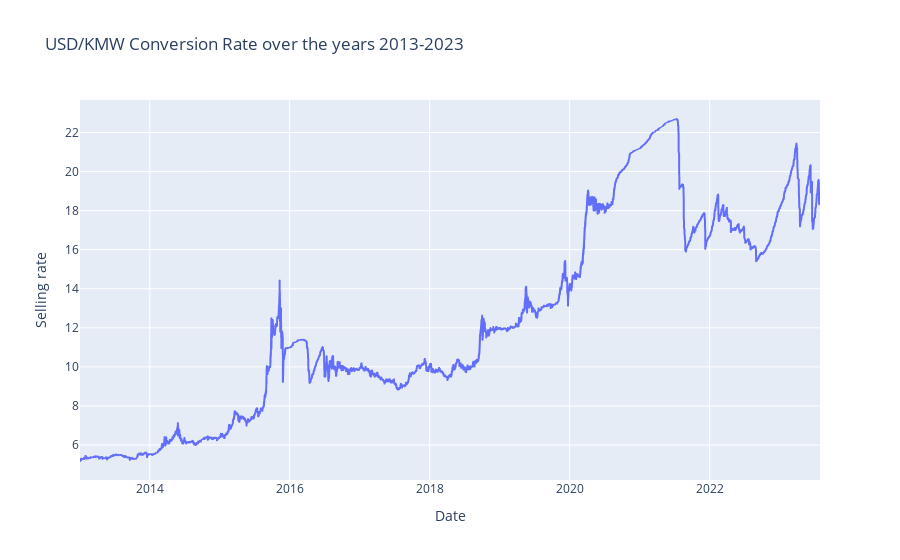

Write notebook code for a chart like this one.
### Markdown cell above
Below graph shows the overrall exchange rate movements over the defined period(2013-2023)

### Code cell
figure = px.line(data, x="Date", 
                 y="Selling rate", 
                 title='USD/KMW Conversion Rate over the years 2013-2023')
figure.show()

### Figure 1 — Plotly figure (JSON) as saved in the notebook; plotly's stock layout.template omitted (floating-point values rounded to 4 significant figures; data arrays with more than 128 entries replaced by an {"elided": "..."} marker saying what was removed)
{"data": [{"hovertemplate": "Date=%{x}<br>Selling rate=%{y}<extra></extra>", "legendgroup": "", "line": {"color": "#636efa", "dash": "solid"}, "marker": {"symbol": "circle"}, "mode": "lines", "name": "", "showlegend": false, "type": "scattergl", "x": {"elided": "7863 str values"}, "xaxis": "x", "y": {"elided": "7863 float values"}, "yaxis": "y"}], "layout": {"legend": {"tracegroupgap": 0}, "title": {"text": "USD/KMW Conversion Rate over the years 2013-2023"}, "xaxis": {"anchor": "y", "domain": [0, 1], "title": {"text": "Date"}}, "yaxis": {"anchor": "x", "domain": [0, 1], "title": {"text": "Selling rate"}}}}
